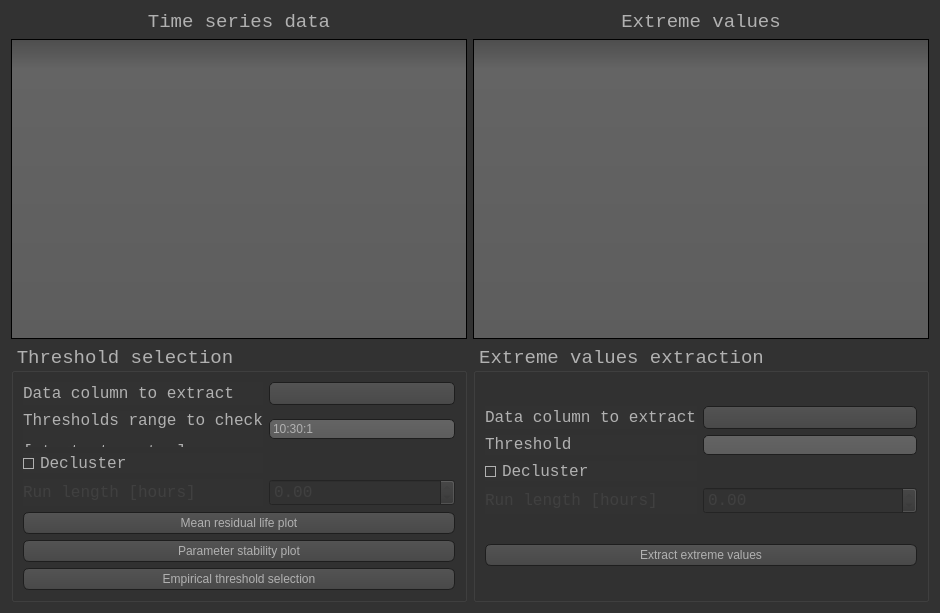
<?xml version="1.0" encoding="UTF-8"?>
<ui version="4.0">
 <class>Dialog</class>
 <widget class="QDialog" name="Dialog">
  <property name="geometry">
   <rect>
    <x>0</x>
    <y>0</y>
    <width>936</width>
    <height>610</height>
   </rect>
  </property>
  <property name="windowTitle">
   <string>Dialog</string>
  </property>
  <property name="windowIcon">
   <iconset resource="res.qrc">
    <normaloff>:/images/lambda.png</normaloff>:/images/lambda.png</iconset>
  </property>
  <property name="styleSheet">
   <string notr="true">QToolTip
{
     border: 1px solid black;
     background-color: #ffa02f;
     padding: 0px;
     border-radius: 3px;
     opacity: 100;
}

QWidget
{
    color: #b1b1b1;
    background-color: #323232;
}

QWidget:item:hover
{
    background-color: QLinearGradient( x1: 0, y1: 0, x2: 0, y2: 1, stop: 0 #ffa02f, stop: 1 #ca0619);
    color: #000000;
}

QWidget:item:selected
{
    background-color: QLinearGradient( x1: 0, y1: 0, x2: 0, y2: 1, stop: 0 #ffa02f, stop: 1 #d7801a);
}

QMenuBar::item
{
    background: transparent;
}

QMenuBar::item:selected
{
    background: transparent;
    border: 1px solid #ffaa00;
}

QMenuBar::item:pressed
{
    background: #444;
    border: 1px solid #000;
    background-color: QLinearGradient(
        x1:0, y1:0,
        x2:0, y2:1,
        stop:1 #212121,
        stop:0.4 #343434/*,
        stop:0.2 #343434,
        stop:0.1 #ffaa00*/
    );
    margin-bottom:-1px;
    padding-bottom:1px;
}

QMenu
{
    border: 1px solid #000;
}

QMenu::item
{
    padding: 2px 20px 2px 20px;
}

QMenu::item:selected
{
    color: #000000;
}

QWidget:disabled
{
    color: #404040;
    background-color: #323232;
}

QAbstractItemView
{
    background-color: QLinearGradient( x1: 0, y1: 0, x2: 0, y2: 1, stop: 0 #4d4d4d, stop: 0.1 #646464, stop: 1 #5d5d5d);
}

QWidget:focus
{
    /*border: 2px solid QLinearGradient( x1: 0, y1: 0, x2: 0, y2: 1, stop: 0 #ffa02f, stop: 1 #d7801a);*/
}

QLineEdit
{
    background-color: QLinearGradient( x1: 0, y1: 0, x2: 0, y2: 1, stop: 0 #4d4d4d, stop: 0 #646464, stop: 1 #5d5d5d);
    padding: 1px;
    border-style: solid;
    border: 1px solid #1e1e1e;
    border-radius: 5;
	font: 12pt &quot;Lucida Console&quot;;
}

QPushButton
{
    color: #b1b1b1;
    background-color: QLinearGradient( x1: 0, y1: 0, x2: 0, y2: 1, stop: 0 #565656, stop: 0.1 #525252, stop: 0.5 #4e4e4e, stop: 0.9 #4a4a4a, stop: 1 #464646);
    border-width: 1px;
    border-color: #1e1e1e;
    border-style: solid;
    border-radius: 6;
    padding: 3px;
    font-size: 12px;
	font: 12pt &quot;Lucida Console&quot;;
    padding-left: 5px;
    padding-right: 5px;
}

QPushButton:pressed
{
    background-color: QLinearGradient( x1: 0, y1: 0, x2: 0, y2: 1, stop: 0 #2d2d2d, stop: 0.1 #2b2b2b, stop: 0.5 #292929, stop: 0.9 #282828, stop: 1 #252525);
}

QComboBox
{
    selection-background-color: #ffaa00;
    background-color: QLinearGradient( x1: 0, y1: 0, x2: 0, y2: 1, stop: 0 #565656, stop: 0.1 #525252, stop: 0.5 #4e4e4e, stop: 0.9 #4a4a4a, stop: 1 #464646);
    border-style: solid;
    border: 1px solid #1e1e1e;
    border-radius: 5;
}

QComboBox:hover,QPushButton:hover
{
    border: 2px solid QLinearGradient( x1: 0, y1: 0, x2: 0, y2: 1, stop: 0 #ffa02f, stop: 1 #d7801a);
}


QComboBox:on
{
    padding-top: 3px;
    padding-left: 4px;
    background-color: QLinearGradient( x1: 0, y1: 0, x2: 0, y2: 1, stop: 0 #2d2d2d, stop: 0.1 #2b2b2b, stop: 0.5 #292929, stop: 0.9 #282828, stop: 1 #252525);
    selection-background-color: #ffaa00;
}

QComboBox QAbstractItemView
{
    border: 2px solid darkgray;
    selection-background-color: QLinearGradient( x1: 0, y1: 0, x2: 0, y2: 1, stop: 0 #ffa02f, stop: 1 #d7801a);
}

QComboBox::drop-down
{
     subcontrol-origin: padding;
     subcontrol-position: top right;
     width: 15px;

     border-left-width: 0px;
     border-left-color: darkgray;
     border-left-style: solid; /* just a single line */
     border-top-right-radius: 3px; /* same radius as the QComboBox */
     border-bottom-right-radius: 3px;
 }

QComboBox::down-arrow
{
     image: url(:/down_arrow.png);
}

QGroupBox:focus
{
border: 2px solid QLinearGradient( x1: 0, y1: 0, x2: 0, y2: 1, stop: 0 #ffa02f, stop: 1 #d7801a);
}

QTextEdit:focus
{
    border: 2px solid QLinearGradient( x1: 0, y1: 0, x2: 0, y2: 1, stop: 0 #ffa02f, stop: 1 #d7801a);
}

QScrollBar:horizontal {
     border: 1px solid #222222;
     background: QLinearGradient( x1: 0, y1: 0, x2: 0, y2: 1, stop: 0.0 #121212, stop: 0.2 #282828, stop: 1 #484848);
     height: 7px;
     margin: 0px 16px 0 16px;
}

QScrollBar::handle:horizontal
{
      background: QLinearGradient( x1: 0, y1: 0, x2: 1, y2: 0, stop: 0 #ffa02f, stop: 0.5 #d7801a, stop: 1 #ffa02f);
      min-height: 20px;
      border-radius: 2px;
}

QScrollBar::add-line:horizontal {
      border: 1px solid #1b1b19;
      border-radius: 2px;
      background: QLinearGradient( x1: 0, y1: 0, x2: 1, y2: 0, stop: 0 #ffa02f, stop: 1 #d7801a);
      width: 14px;
      subcontrol-position: right;
      subcontrol-origin: margin;
}

QScrollBar::sub-line:horizontal {
      border: 1px solid #1b1b19;
      border-radius: 2px;
      background: QLinearGradient( x1: 0, y1: 0, x2: 1, y2: 0, stop: 0 #ffa02f, stop: 1 #d7801a);
      width: 14px;
     subcontrol-position: left;
     subcontrol-origin: margin;
}

QScrollBar::right-arrow:horizontal, QScrollBar::left-arrow:horizontal
{
      border: 1px solid black;
      width: 1px;
      height: 1px;
      background: white;
}

QScrollBar::add-page:horizontal, QScrollBar::sub-page:horizontal
{
      background: none;
}

QScrollBar:vertical
{
      background: QLinearGradient( x1: 0, y1: 0, x2: 1, y2: 0, stop: 0.0 #121212, stop: 0.2 #282828, stop: 1 #484848);
      width: 7px;
      margin: 16px 0 16px 0;
      border: 1px solid #222222;
}

QScrollBar::handle:vertical
{
      background: QLinearGradient( x1: 0, y1: 0, x2: 0, y2: 1, stop: 0 #ffa02f, stop: 0.5 #d7801a, stop: 1 #ffa02f);
      min-height: 20px;
      border-radius: 2px;
}

QScrollBar::add-line:vertical
{
      border: 1px solid #1b1b19;
      border-radius: 2px;
      background: QLinearGradient( x1: 0, y1: 0, x2: 0, y2: 1, stop: 0 #ffa02f, stop: 1 #d7801a);
      height: 14px;
      subcontrol-position: bottom;
      subcontrol-origin: margin;
}

QScrollBar::sub-line:vertical
{
      border: 1px solid #1b1b19;
      border-radius: 2px;
      background: QLinearGradient( x1: 0, y1: 0, x2: 0, y2: 1, stop: 0 #d7801a, stop: 1 #ffa02f);
      height: 14px;
      subcontrol-position: top;
      subcontrol-origin: margin;
}

QScrollBar::up-arrow:vertical, QScrollBar::down-arrow:vertical
{
      border: 1px solid black;
      width: 1px;
      height: 1px;
      background: white;
}


QScrollBar::add-page:vertical, QScrollBar::sub-page:vertical
{
      background: none;
}

QTextEdit
{
    background-color: #242424;
}

QPlainTextEdit
{
    background-color: #242424;
}

QHeaderView::section
{
    background-color: QLinearGradient(x1:0, y1:0, x2:0, y2:1, stop:0 #616161, stop: 0.5 #505050, stop: 0.6 #434343, stop:1 #656565);
    color: white;
    padding-left: 4px;
    border: 1px solid #6c6c6c;
}

QCheckBox:disabled
{
color: #414141;
}

QDockWidget::title
{
    text-align: center;
    spacing: 3px; /* spacing between items in the tool bar */
    background-color: QLinearGradient(x1:0, y1:0, x2:0, y2:1, stop:0 #323232, stop: 0.5 #242424, stop:1 #323232);
}

QDockWidget::close-button, QDockWidget::float-button
{
    text-align: center;
    spacing: 1px; /* spacing between items in the tool bar */
    background-color: QLinearGradient(x1:0, y1:0, x2:0, y2:1, stop:0 #323232, stop: 0.5 #242424, stop:1 #323232);
}

QDockWidget::close-button:hover, QDockWidget::float-button:hover
{
    background: #242424;
}

QDockWidget::close-button:pressed, QDockWidget::float-button:pressed
{
    padding: 1px -1px -1px 1px;
}

QMainWindow::separator
{
    background-color: QLinearGradient(x1:0, y1:0, x2:0, y2:1, stop:0 #161616, stop: 0.5 #151515, stop: 0.6 #212121, stop:1 #343434);
    color: white;
    padding-left: 4px;
    border: 1px solid #4c4c4c;
    spacing: 3px; /* spacing between items in the tool bar */
}

QMainWindow::separator:hover
{

    background-color: QLinearGradient(x1:0, y1:0, x2:0, y2:1, stop:0 #d7801a, stop:0.5 #b56c17 stop:1 #ffa02f);
    color: white;
    padding-left: 4px;
    border: 1px solid #6c6c6c;
    spacing: 3px; /* spacing between items in the tool bar */
}

QToolBar::handle
{
     spacing: 3px; /* spacing between items in the tool bar */
     background: url(:/images/handle.png);
}

QMenu::separator
{
    height: 2px;
    background-color: QLinearGradient(x1:0, y1:0, x2:0, y2:1, stop:0 #161616, stop: 0.5 #151515, stop: 0.6 #212121, stop:1 #343434);
    color: white;
    padding-left: 4px;
    margin-left: 10px;
    margin-right: 5px;
}

QProgressBar
{
    border: 2px solid grey;
    border-radius: 5px;
    text-align: center;
}

QProgressBar::chunk
{
    background-color: #d7801a;
    width: 2.15px;
    margin: 0.5px;
}

QTabBar::tab {
    color: #b1b1b1;
    border: 1px solid #444;
    border-bottom-style: none;
    background-color: #323232;
    padding-left: 10px;
    padding-right: 10px;
    padding-top: 3px;
    padding-bottom: 2px;
    margin-right: -1px;
}

QTabWidget::pane {
    border: 1px solid #444;
    top: 1px;
}

QTabBar::tab:last
{
    margin-right: 0; /* the last selected tab has nothing to overlap with on the right */
    border-top-right-radius: 3px;
}

QTabBar::tab:first:!selected
{
 margin-left: 0px; /* the last selected tab has nothing to overlap with on the right */


    border-top-left-radius: 3px;
}

QTabBar::tab:!selected
{
    color: #b1b1b1;
    border-bottom-style: solid;
    margin-top: 3px;
    background-color: QLinearGradient(x1:0, y1:0, x2:0, y2:1, stop:1 #212121, stop:.4 #343434);
}

QTabBar::tab:selected
{
    border-top-left-radius: 3px;
    border-top-right-radius: 3px;
    margin-bottom: 0px;
}

QTabBar::tab:!selected:hover
{
    /*border-top: 2px solid #ffaa00;
    padding-bottom: 3px;*/
    border-top-left-radius: 3px;
    border-top-right-radius: 3px;
    background-color: QLinearGradient(x1:0, y1:0, x2:0, y2:1, stop:1 #212121, stop:0.4 #343434, stop:0.2 #343434, stop:0.1 #ffaa00);
}

QRadioButton::indicator:checked, QRadioButton::indicator:unchecked{
    color: #b1b1b1;
    background-color: #323232;
    border: 1px solid #b1b1b1;
    border-radius: 6px;
}

QRadioButton::indicator:checked
{
    background-color: qradialgradient(
        cx: 0.5, cy: 0.5,
        fx: 0.5, fy: 0.5,
        radius: 1.0,
        stop: 0.25 #ffaa00,
        stop: 0.3 #323232
    );
}

QCheckBox::indicator{
    color: #b1b1b1;
    background-color: #323232;
    border: 1px solid #b1b1b1;
    width: 9px;
    height: 9px;
}

QRadioButton::indicator
{
    border-radius: 6px;
}

QRadioButton::indicator:hover, QCheckBox::indicator:hover
{
    border: 1px solid #ffaa00;
}

QCheckBox::indicator:checked
{
    image:url(:/images/checkbox.png);
}

QCheckBox::indicator:disabled, QRadioButton::indicator:disabled
{
    border: 1px solid #444;
}</string>
  </property>
  <layout class="QGridLayout" name="gridLayout_3">
   <item row="0" column="0" colspan="2">
    <layout class="QHBoxLayout" name="horizontalLayout">
     <item>
      <layout class="QVBoxLayout" name="verticalLayout">
       <item>
        <widget class="QLabel" name="label">
         <property name="font">
          <font>
           <family>Lucida Console</family>
           <pointsize>14</pointsize>
          </font>
         </property>
         <property name="text">
          <string>Time series data</string>
         </property>
         <property name="alignment">
          <set>Qt::AlignCenter</set>
         </property>
        </widget>
       </item>
       <item>
        <widget class="QTableWidget" name="tableWidget">
         <property name="minimumSize">
          <size>
           <width>400</width>
           <height>300</height>
          </size>
         </property>
        </widget>
       </item>
      </layout>
     </item>
     <item>
      <layout class="QVBoxLayout" name="verticalLayout_2">
       <item>
        <widget class="QLabel" name="label_2">
         <property name="font">
          <font>
           <family>Lucida Console</family>
           <pointsize>14</pointsize>
          </font>
         </property>
         <property name="text">
          <string>Extreme values</string>
         </property>
         <property name="alignment">
          <set>Qt::AlignCenter</set>
         </property>
        </widget>
       </item>
       <item>
        <widget class="QTableWidget" name="tableWidget_2">
         <property name="minimumSize">
          <size>
           <width>400</width>
           <height>300</height>
          </size>
         </property>
        </widget>
       </item>
      </layout>
     </item>
    </layout>
   </item>
   <item row="1" column="0">
    <widget class="QGroupBox" name="groupBox_2">
     <property name="sizePolicy">
      <sizepolicy hsizetype="Preferred" vsizetype="Preferred">
       <horstretch>0</horstretch>
       <verstretch>0</verstretch>
      </sizepolicy>
     </property>
     <property name="minimumSize">
      <size>
       <width>456</width>
       <height>257</height>
      </size>
     </property>
     <property name="font">
      <font>
       <family>Lucida Console</family>
       <pointsize>14</pointsize>
      </font>
     </property>
     <property name="title">
      <string>Threshold selection</string>
     </property>
     <layout class="QVBoxLayout" name="verticalLayout_3">
      <item>
       <layout class="QGridLayout" name="gridLayout">
        <item row="1" column="1">
         <widget class="QLineEdit" name="lineEdit">
          <property name="text">
           <string>10:30:1</string>
          </property>
         </widget>
        </item>
        <item row="1" column="0">
         <widget class="QLabel" name="label_4">
          <property name="font">
           <font>
            <family>Lucida Console</family>
            <pointsize>12</pointsize>
           </font>
          </property>
          <property name="text">
           <string>&lt;html&gt;&lt;head/&gt;&lt;body&gt;&lt;p&gt;Thresholds range to check&lt;/p&gt;&lt;p&gt;[start:stop:step]&lt;/p&gt;&lt;/body&gt;&lt;/html&gt;</string>
          </property>
         </widget>
        </item>
        <item row="0" column="0">
         <widget class="QLabel" name="label_5">
          <property name="font">
           <font>
            <family>Lucida Console</family>
            <pointsize>12</pointsize>
           </font>
          </property>
          <property name="text">
           <string>&lt;html&gt;&lt;head/&gt;&lt;body&gt;&lt;p&gt;Data column to extract&lt;/p&gt;&lt;/body&gt;&lt;/html&gt;</string>
          </property>
         </widget>
        </item>
        <item row="0" column="1">
         <widget class="QComboBox" name="comboBox">
          <property name="font">
           <font>
            <family>Lucida Console</family>
            <pointsize>12</pointsize>
           </font>
          </property>
          <property name="cursor">
           <cursorShape>PointingHandCursor</cursorShape>
          </property>
         </widget>
        </item>
        <item row="2" column="0">
         <widget class="QCheckBox" name="checkBox">
          <property name="font">
           <font>
            <family>Lucida Console</family>
            <pointsize>12</pointsize>
           </font>
          </property>
          <property name="text">
           <string>Decluster</string>
          </property>
         </widget>
        </item>
        <item row="3" column="0">
         <widget class="QLabel" name="label_3">
          <property name="enabled">
           <bool>false</bool>
          </property>
          <property name="font">
           <font>
            <family>Lucida Console</family>
            <pointsize>12</pointsize>
           </font>
          </property>
          <property name="text">
           <string>Run length [hours]</string>
          </property>
         </widget>
        </item>
        <item row="3" column="1">
         <widget class="QDoubleSpinBox" name="doubleSpinBox">
          <property name="enabled">
           <bool>false</bool>
          </property>
          <property name="font">
           <font>
            <family>Lucida Console</family>
            <pointsize>12</pointsize>
           </font>
          </property>
         </widget>
        </item>
       </layout>
      </item>
      <item>
       <widget class="QPushButton" name="pushButton_2">
        <property name="cursor">
         <cursorShape>PointingHandCursor</cursorShape>
        </property>
        <property name="text">
         <string>Mean residual life plot</string>
        </property>
       </widget>
      </item>
      <item>
       <widget class="QPushButton" name="pushButton">
        <property name="cursor">
         <cursorShape>PointingHandCursor</cursorShape>
        </property>
        <property name="text">
         <string>Parameter stability plot</string>
        </property>
       </widget>
      </item>
      <item>
       <widget class="QPushButton" name="pushButton_3">
        <property name="cursor">
         <cursorShape>PointingHandCursor</cursorShape>
        </property>
        <property name="text">
         <string>Empirical threshold selection</string>
        </property>
       </widget>
      </item>
     </layout>
    </widget>
   </item>
   <item row="1" column="1">
    <widget class="QGroupBox" name="groupBox">
     <property name="sizePolicy">
      <sizepolicy hsizetype="Preferred" vsizetype="Preferred">
       <horstretch>0</horstretch>
       <verstretch>0</verstretch>
      </sizepolicy>
     </property>
     <property name="minimumSize">
      <size>
       <width>456</width>
       <height>257</height>
      </size>
     </property>
     <property name="font">
      <font>
       <family>Lucida Console</family>
       <pointsize>14</pointsize>
      </font>
     </property>
     <property name="title">
      <string>Extreme values extraction</string>
     </property>
     <layout class="QVBoxLayout" name="verticalLayout_4">
      <item>
       <layout class="QGridLayout" name="gridLayout_2">
        <item row="0" column="0">
         <widget class="QLabel" name="label_6">
          <property name="font">
           <font>
            <family>Lucida Console</family>
            <pointsize>12</pointsize>
           </font>
          </property>
          <property name="text">
           <string>&lt;html&gt;&lt;head/&gt;&lt;body&gt;&lt;p&gt;Data column to extract&lt;/p&gt;&lt;/body&gt;&lt;/html&gt;</string>
          </property>
         </widget>
        </item>
        <item row="1" column="0">
         <widget class="QLabel" name="label_8">
          <property name="font">
           <font>
            <family>Lucida Console</family>
            <pointsize>12</pointsize>
           </font>
          </property>
          <property name="text">
           <string>&lt;html&gt;&lt;head/&gt;&lt;body&gt;&lt;p&gt;Threshold&lt;/p&gt;&lt;/body&gt;&lt;/html&gt;</string>
          </property>
         </widget>
        </item>
        <item row="2" column="0">
         <widget class="QCheckBox" name="checkBox_2">
          <property name="font">
           <font>
            <family>Lucida Console</family>
            <pointsize>12</pointsize>
           </font>
          </property>
          <property name="text">
           <string>Decluster</string>
          </property>
         </widget>
        </item>
        <item row="0" column="1">
         <widget class="QComboBox" name="comboBox_2">
          <property name="font">
           <font>
            <family>Lucida Console</family>
            <pointsize>12</pointsize>
           </font>
          </property>
          <property name="cursor">
           <cursorShape>PointingHandCursor</cursorShape>
          </property>
         </widget>
        </item>
        <item row="3" column="0">
         <widget class="QLabel" name="label_7">
          <property name="enabled">
           <bool>false</bool>
          </property>
          <property name="font">
           <font>
            <family>Lucida Console</family>
            <pointsize>12</pointsize>
           </font>
          </property>
          <property name="text">
           <string>Run length [hours]</string>
          </property>
         </widget>
        </item>
        <item row="3" column="1">
         <widget class="QDoubleSpinBox" name="doubleSpinBox_2">
          <property name="enabled">
           <bool>false</bool>
          </property>
          <property name="font">
           <font>
            <family>Lucida Console</family>
            <pointsize>12</pointsize>
           </font>
          </property>
         </widget>
        </item>
        <item row="1" column="1">
         <widget class="QLineEdit" name="lineEdit_2"/>
        </item>
       </layout>
      </item>
      <item>
       <widget class="QPushButton" name="pushButton_4">
        <property name="cursor">
         <cursorShape>PointingHandCursor</cursorShape>
        </property>
        <property name="text">
         <string>Extract extreme values</string>
        </property>
       </widget>
      </item>
     </layout>
    </widget>
   </item>
  </layout>
 </widget>
 <resources>
  <include location="res.qrc"/>
 </resources>
 <connections>
  <connection>
   <sender>checkBox</sender>
   <signal>clicked(bool)</signal>
   <receiver>label_3</receiver>
   <slot>setEnabled(bool)</slot>
   <hints>
    <hint type="sourcelabel">
     <x>111</x>
     <y>513</y>
    </hint>
    <hint type="destinationlabel">
     <x>146</x>
     <y>536</y>
    </hint>
   </hints>
  </connection>
  <connection>
   <sender>checkBox</sender>
   <signal>clicked(bool)</signal>
   <receiver>doubleSpinBox</receiver>
   <slot>setEnabled(bool)</slot>
   <hints>
    <hint type="sourcelabel">
     <x>218</x>
     <y>512</y>
    </hint>
    <hint type="destinationlabel">
     <x>345</x>
     <y>529</y>
    </hint>
   </hints>
  </connection>
  <connection>
   <sender>checkBox_2</sender>
   <signal>clicked(bool)</signal>
   <receiver>label_7</receiver>
   <slot>setEnabled(bool)</slot>
   <hints>
    <hint type="sourcelabel">
     <x>546</x>
     <y>484</y>
    </hint>
    <hint type="destinationlabel">
     <x>531</x>
     <y>502</y>
    </hint>
   </hints>
  </connection>
  <connection>
   <sender>checkBox_2</sender>
   <signal>clicked(bool)</signal>
   <receiver>doubleSpinBox_2</receiver>
   <slot>setEnabled(bool)</slot>
   <hints>
    <hint type="sourcelabel">
     <x>692</x>
     <y>483</y>
    </hint>
    <hint type="destinationlabel">
     <x>749</x>
     <y>499</y>
    </hint>
   </hints>
  </connection>
 </connections>
</ui>
